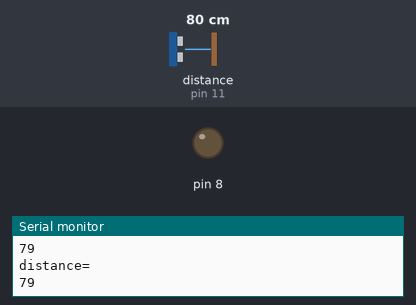
This sketch was run on a simulated Arduino Uno, built with avr-gcc and run on an emulated ATmega328P. Parts: output pins drawn as LEDs (lit = HIGH), the last lines printed to the serial monitor. Wiring (inferred from the names in the program): ultrasonic range finder: trigger pin 12; echo pin 11. The inputs (shaded band) are chosen by the test bench; at power-on: distance to the obstacle (sensor on pin 11) 80 cm. The echo pulse lasts 58.3 µs per cm; pins used as bus, display or sensor lines are not drawn.

Above: at 1.2 s.
1.3 s: distance to the obstacle (sensor on pin 11) set to 54 cm
2.8 s: distance to the obstacle (sensor on pin 11) set to 45 cm
At 4.0 s:
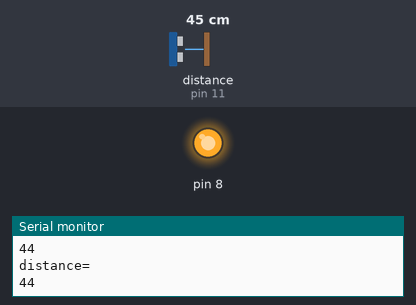
4.3 s: distance to the obstacle (sensor on pin 11) set to 18 cm
5.8 s: distance to the obstacle (sensor on pin 11) set to 14 cm
At 6.7 s:
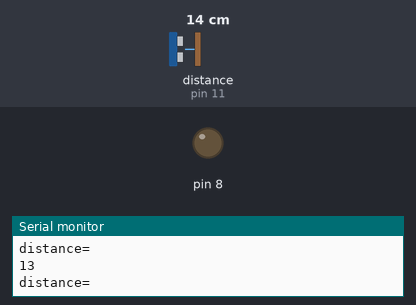
7.3 s: distance to the obstacle (sensor on pin 11) set to 35 cm
At 8.6 s:
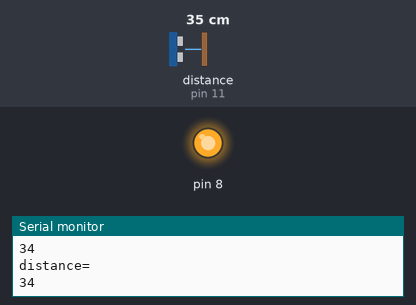
Timing chart, 0 to 9.8 s (numbered marks = the images above; inputs shaded):
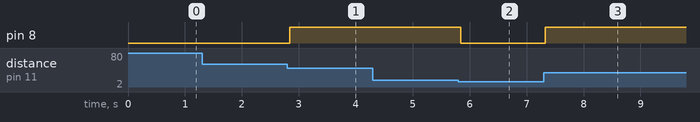

The sketch:

6.ino
```cpp
//Ultrasonic sensor with LED
int trigpin=12,echopin=11,traveltime,distance;

void setup()
{
  Serial.begin(9600);
  pinMode(trigpin,OUTPUT);
  pinMode(echopin,INPUT);
  pinMode(8,OUTPUT);
}

void loop()
{
  digitalWrite(trigpin,LOW);
  delayMicroseconds(10);
  digitalWrite(trigpin,HIGH);
  delayMicroseconds(10);
  digitalWrite(trigpin,LOW);
  traveltime=pulseIn(echopin,HIGH);
  delay(25);
  distance=traveltime*0.034/2;
  Serial.println("distance=");
  Serial.println(distance);
  if(distance<15){
    digitalWrite(8,LOW);
  }
  if(distance>=15&&distance<50){
    digitalWrite(8,HIGH);
  }
  if(distance>50){
    digitalWrite(8,LOW);
  }
}
```

Measured:
- the behaviour switches between 51 and 50 cm on distance to the obstacle (sensor on pin 11) (found by bisection; images 0 and 1)
- the behaviour switches between 16 and 15 cm on distance to the obstacle (sensor on pin 11) (found by bisection; images 1 and 2)
- after the input at 2.8 s, pin 8: LOW → HIGH at once
- after the input at 5.8 s, pin 8: HIGH → LOW at once
- after the input at 7.3 s, pin 8: LOW → HIGH at once
